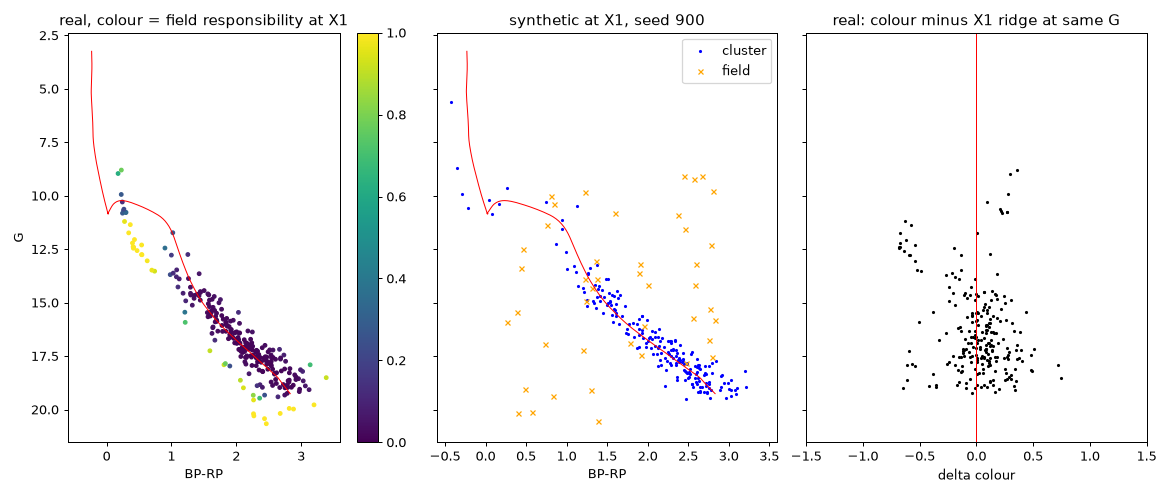

This figure's Python source:
#!/usr/bin/env python3
"""Stage 1 diagnostic, per model component, of why the X1 generator is wider than the data
(hub finding ``isochrone-model-fix.md``). No fit: everything is evaluated at X1 (the data's own mode).

For data and for the 8 gencheck synthetic draws (seeds 900-907, field stars labelled), per G bin:
  * N (the luminosity function the model predicts at X1 vs the observed one);
  * colour residual about the running median (gencheck's statistic): MAD and |r| > 0.3 fraction;
  * colour residual about the model's single-star RIDGE at X1 at the star's own G: median (shape
    offset) and MAD (width about the model, which is what the likelihood sees);
  * the per-star field responsibility r_bg at X1 (data only), and how many stars have r_bg > 0.5;
  * median e_col (Gaia photometric error).
Writes ``diag.json`` and ``diag.png``.
"""
from __future__ import annotations

import sys
from pathlib import Path

import numpy as np

HERE = Path(__file__).resolve().parent
sys.path.insert(0, str(HERE.parent / "isochrone_intervals"))
import iv_common as C  # noqa: E402
from gencheck import widths  # noqa: E402

BINS = [(8.0, 12.0), (12.0, 14.0), (14.0, 16.0), (16.0, 17.5), (17.5, 19.0), (19.0, 21.0)]


def running_resid(G, Cc):
    edges = np.arange(np.floor(G.min()), np.ceil(G.max()) + 1, 1.0)
    med = np.full(G.size, np.nan)
    for lo, hi in zip(edges[:-1], edges[1:], strict=True):
        m = (G >= lo) & (G < hi)
        if m.sum() >= 3:
            med[m] = np.median(Cc[m])
    return Cc - med


def ridge_resid(gen, th, G, Cc):
    """Colour minus the single-star ridge colour at the same G; where the ridge is multivalued in G
    (Henyey hook), the branch nearest in colour."""
    d = gen._deposit(th["feh"], th["loga"], th["dm"], th["Av"], np)
    rg, rc = np.asarray(d["G"]), np.asarray(d["col"])
    out = np.full(G.size, np.nan)
    for i, (g, c) in enumerate(zip(G, Cc, strict=True)):
        best = np.inf
        for k in range(rg.size - 1):
            a, b = rg[k], rg[k + 1]
            if (a - g) * (b - g) <= 0 and a != b:
                t = (g - a) / (b - a)
                cc = rc[k] + t * (rc[k + 1] - rc[k])
                if abs(c - cc) < abs(best):
                    best = c - cc
        out[i] = best
    return out


def mad(x):
    x = x[np.isfinite(x)]
    return float(np.median(np.abs(x - np.median(x)))) if x.size else float("nan")


def binstats(G, Cc, rr, rd, eC=None, rbg=None):
    out = []
    for lo, hi in BINS:
        m = (G >= lo) & (G < hi)
        rec = {"G": [lo, hi], "n": int(m.sum())}
        if m.sum() >= 3:
            rec.update(
                run_mad=mad(rr[m]), run_tail=float(np.mean(np.abs(rr[m][np.isfinite(rr[m])]) > 0.3)),
                ridge_med=float(np.nanmedian(rd[m])), ridge_mad=mad(rd[m]),
                ridge_tail=float(np.mean(np.abs(rd[m][np.isfinite(rd[m])] - np.nanmedian(rd[m])) > 0.3)),
                ridge_nan=int(np.sum(~np.isfinite(rd[m]))),
            )
            if eC is not None:
                rec["eC_med"] = float(np.median(eC[m]))
            if rbg is not None:
                rec["rbg_sum"] = float(np.sum(rbg[m]))
                rec["n_rbg_gt_0p5"] = int(np.sum(rbg[m] > 0.5))
        out.append(rec)
    return out


def responsibilities(gen, th):
    s = [th[k] for k in C.PARAMS]
    ll = gen._star_loglike(*s, xp=np)
    field = np.log(th["f_bg"] / gen._box_area)
    return np.exp(field - ll)


def main() -> None:
    import matplotlib

    matplotlib.use("Agg")
    import matplotlib.pyplot as plt

    real = C.real_table()
    Gr = np.asarray(real["Gmag"], float)
    Cr = np.asarray(real["G_BPmag"], float) - np.asarray(real["G_RPmag"], float)
    eCr = np.asarray(real["e_BP_RP"], float)
    gen = C.fitter(real)
    th = dict(C.X1)
    rbg = responsibilities(gen, th)
    rr = running_resid(Gr, Cr)
    rd = ridge_resid(gen, th, Gr, Cr)
    out = {"truth": th, "real": {"global": widths(Gr, Cr), "ridge_med": float(np.nanmedian(rd)),
                                 "ridge_mad": mad(rd), "n_rbg_gt_0p5": int(np.sum(rbg > 0.5)),
                                 "rbg_sum": float(rbg.sum()),
                                 "bins": binstats(Gr, Cr, rr, rd, eCr, rbg)},
           "synth": []}
    keep = None
    for s in range(900, 908):
        rng = np.random.default_rng(s)
        t, gi = C.draw_synthetic(gen, th, 254, rng, real)
        G = np.asarray(t["Gmag"], float)
        Cs = np.asarray(t["G_BPmag"], float)
        ncl = gi["n_cluster"]
        rrs = running_resid(G, Cs)
        rds = ridge_resid(gen, th, G, Cs)
        rec = {"seed": s, **gi, "all": binstats(G, Cs, rrs, rds),
               "cluster": binstats(G[:ncl], Cs[:ncl], rrs[:ncl], rds[:ncl]),
               "ridge_mad_all": mad(rds), "ridge_mad_cluster": mad(rds[:ncl])}
        out["synth"].append(rec)
        if keep is None:
            keep = (G, Cs, ncl)
        print(s, "done", flush=True)
    C.dump(HERE / "diag.json", out)

    d = gen._deposit(th["feh"], th["loga"], th["dm"], th["Av"], np)
    fig, ax = plt.subplots(1, 3, figsize=(13, 5.5), sharey=True)
    sc = ax[0].scatter(Cr, Gr, c=rbg, s=8, cmap="viridis", vmin=0, vmax=1)
    ax[0].plot(d["col"], d["G"], "r-", lw=0.8)
    ax[0].set_title("real, colour = field responsibility at X1")
    fig.colorbar(sc, ax=ax[0])
    G, Cs, ncl = keep
    ax[1].plot(Cs[:ncl], G[:ncl], "b.", ms=3, label="cluster")
    ax[1].plot(Cs[ncl:], G[ncl:], "x", color="orange", ms=4, label="field")
    ax[1].plot(d["col"], d["G"], "r-", lw=0.8)
    ax[1].legend()
    ax[1].set_title("synthetic at X1, seed 900")
    ax[2].plot(rd, Gr, "k.", ms=3)
    ax[2].axvline(0, color="r", lw=0.8)
    ax[2].set_xlim(-1.5, 1.5)
    ax[2].set_title("real: colour minus X1 ridge at same G")
    ax[0].invert_yaxis()
    ax[0].set_xlim(-0.6, 3.6)
    ax[1].set_xlim(-0.6, 3.6)
    for a in ax:
        a.set_xlabel("BP-RP" if a is not ax[2] else "delta colour")
    ax[0].set_ylabel("G")
    fig.tight_layout()
    fig.savefig(HERE / "diag.png", dpi=90)


if __name__ == "__main__":
    main()
